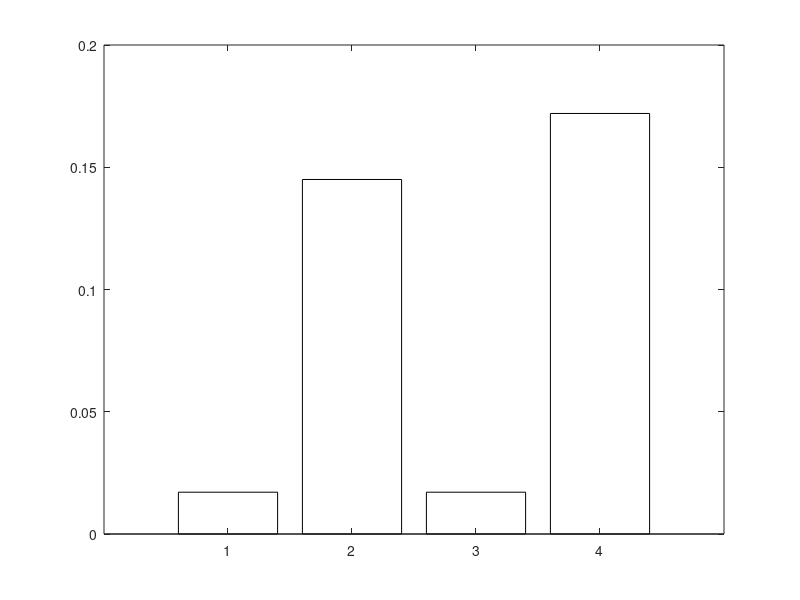

MATLAB code for this plot: (Note: this script raises an error after producing the figure.)
% ==============================================================
% Comparativa 3D Richardson–Lucy - Julia vs MATLAB
% Un gráfico por imagen (Tradicional y WB)
% ==============================================================

implementaciones = { ...
    'Julia - Tradicional', ...
    'MATLAB - Tradicional', ...
    'Julia - Wiener–Butterworth', ...
    'MATLAB - Wiener–Butterworth'};

% --------------------------------------------------------------
% Tiempos de ejecución 3D (segundos)
% --------------------------------------------------------------

% Imagen sintética
tiempos_sintetica = [0.0171, 0.145, 0.0171, 0.172];

% Imagen células
tiempos_celulas = [0.2042, 0.459, 0.2032, 0.471];

% Cube of Spherical Beads
tiempos_cube = [0.2324, 1.174, 0.2326, 1.333];

% WB dataset
tiempos_wb = [7.926, 24.047, 7.986, 26.032];

% --------------------------------------------------------------
% Paleta de colores (estilo académico)
% --------------------------------------------------------------
colores = lines(length(implementaciones));

% --------------------------------------------------------------
% Función auxiliar para crear gráficos
% --------------------------------------------------------------
function crearGraficoLog3D_individual(tiempos, implementaciones, titulo, nombreFichero, colores)
    figure('Color','w','Position',[100 100 800 400]);
    b = bar(tiempos, 'FaceColor','flat');

    % Aplicar colores a cada barra
    for k = 1:length(tiempos)
        b.CData(k,:) = colores(k,:);
    end

    % Escala logarítmica
    set(gca, 'YScale', 'log');
    y_min = min(tiempos) * 0.8;
    if y_min < 1e-3, y_min = 1e-3; end
    y_max = max(tiempos) * 1.4;
    ylim([y_min, y_max]);

    % Etiquetas
    set(gca, 'XTickLabel', implementaciones, 'XTickLabelRotation', 25, ...
        'FontSize', 12, 'FontName', 'Times New Roman');
    ylabel('Tiempo de ejecución (s)', 'FontSize', 13, 'FontWeight','bold');
    title(titulo, 'FontSize', 14, 'FontWeight','bold');

    grid on; box on;
    exportgraphics(gca, nombreFichero, 'Resolution', 300);
end

% --------------------------------------------------------------
% Crear los 4 gráficos (uno por volumen)
% --------------------------------------------------------------
crearGraficoLog3D_individual(tiempos_sintetica, implementaciones, ...
    'Comparativa 3D – Imagen sintética', 'comparativa3d_sintetica.png', colores);

crearGraficoLog3D_individual(tiempos_celulas, implementaciones, ...
    'Comparativa 3D – Imagen células', 'comparativa3d_celulas.png', colores);

crearGraficoLog3D_individual(tiempos_cube, implementaciones, ...
    'Comparativa 3D – Cube of Spherical Beads', 'comparativa3d_cube.png', colores);

crearGraficoLog3D_individual(tiempos_wb, implementaciones, ...
    'Comparativa 3D – WB dataset', 'comparativa3d_wb.png', colores);
